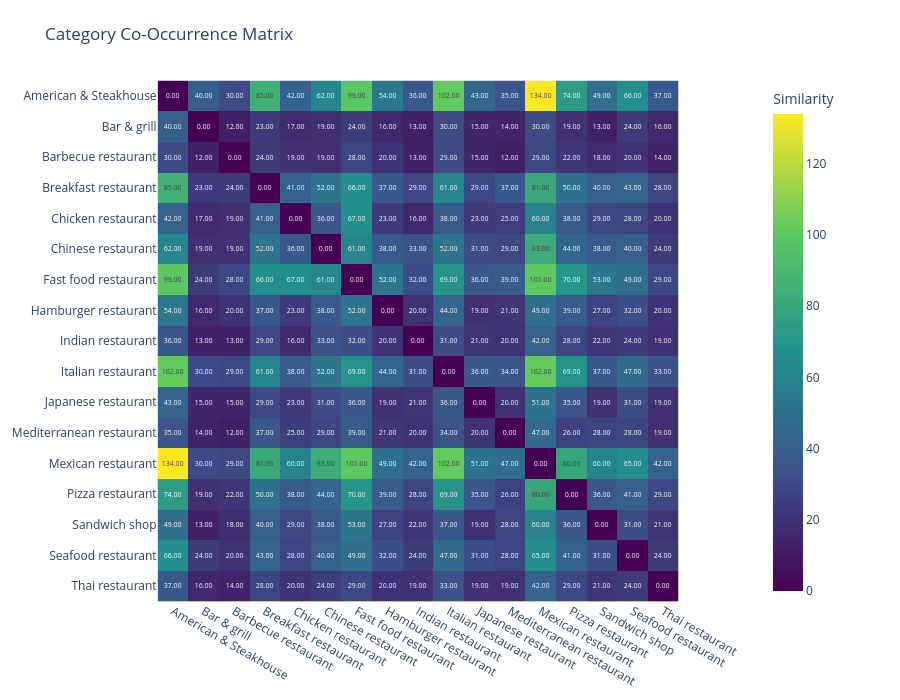

The code cell stored with this chart in its notebook:
### Markdown cell above
In multi-label classification, labels are rarely independent. To visualize the relationships between different cuisine types, we construct a **Co-Occurrence Matrix**.

### Code cell
# see what categories co-occur the most (appear together in the same review)
new_dataset_stopwords["categories_tuple"] = new_dataset_stopwords["categories"].apply(lambda x: tuple(sorted(x)))

from itertools import combinations

all_cats = sorted({cat for cats in new_dataset_stopwords["categories"] for cat in cats})

co_matrix = pd.DataFrame(0, index=all_cats, columns=all_cats)

co_counts = []

for cats in new_dataset_stopwords["categories"]:
    for c1, c2 in combinations(cats, 2):  
        co_matrix.loc[c1, c2] += 1
        co_matrix.loc[c2, c1] += 1

for c1 in co_matrix.index:
    for c2 in co_matrix.columns:
        if c1 < c2 and co_matrix.loc[c1, c2] > 0:
            co_counts.append((c1, c2, co_matrix.loc[c1, c2]))

co_counts_sorted = sorted(co_counts, key=lambda x: x[2], reverse=True)

print(co_counts_sorted[:20])
for cat in all_cats:
    co_matrix.loc[cat, cat] = 0

heatmap_chart(co_matrix,
              title="Category Co-Occurrence Matrix",)

### Figure 1 — Plotly figure (JSON) as saved in the notebook; plotly's stock layout.template omitted (floating-point values rounded to 4 significant figures; data arrays with more than 128 entries replaced by an {"elided": "..."} marker saying what was removed)
{"data": [{"coloraxis": "coloraxis", "hovertemplate": "x: %{x}<br>y: %{y}<br>Similarity: %{z}<extra></extra>", "name": "0", "texttemplate": "%{z:.2f}", "type": "heatmap", "x": ["American & Steakhouse", "Bar & grill", "Barbecue restaurant", "Breakfast restaurant", "Chicken restaurant", "Chinese restaurant", "Fast food restaurant", "Hamburger restaurant", "Indian restaurant", "Italian restaurant", "Japanese restaurant", "Mediterranean restaurant", "Mexican restaurant", "Pizza restaurant", "Sandwich shop", "Seafood restaurant", "Thai restaurant"], "xaxis": "x", "y": ["American & Steakhouse", "Bar & grill", "Barbecue restaurant", "Breakfast restaurant", "Chicken restaurant", "Chinese restaurant", "Fast food restaurant", "Hamburger restaurant", "Indian restaurant", "Italian restaurant", "Japanese restaurant", "Mediterranean restaurant", "Mexican restaurant", "Pizza restaurant", "Sandwich shop", "Seafood restaurant", "Thai restaurant"], "yaxis": "y", "z": {"elided": "17x17 int values"}}], "layout": {"coloraxis": {"colorbar": {"title": {"text": "Similarity"}}, "colorscale": [[0, "#440154"], [0.25, "#3b528b"], [0.5, "#21908d"], [0.75, "#5dc962"], [1, "#fde725"]], "showscale": true}, "height": 700, "margin": {"b": 60, "l": 80, "r": 150, "t": 80}, "title": {"text": "Category Co-Occurrence Matrix"}, "width": 900, "xaxis": {"anchor": "y", "constrain": "domain", "domain": [0, 1], "scaleanchor": "y"}, "yaxis": {"anchor": "x", "autorange": "reversed", "constrain": "domain", "domain": [0, 1]}}}
